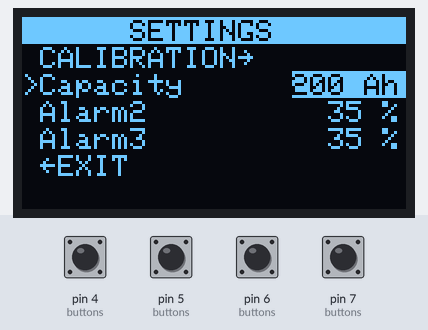
A sketch run on a simulated Arduino Uno, built with avr-gcc and run on an emulated ATmega328P. On the bench: 128×64 one-colour display. The test bench sets the inputs (shaded band); at power-on: pin 4 (buttons), pin 5 (buttons), pin 6 (buttons), pin 7 (buttons) LOW.

Above: at 1.2 s.
1.3 s: pin 4 (buttons) pulled HIGH for 0.15 s
At 2.7 s:
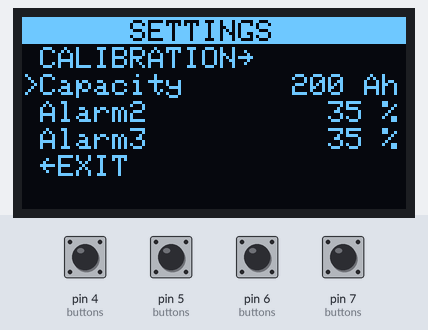
3.0 s: pin 5 (buttons) pulled HIGH for 0.15 s
At 4.2 s:
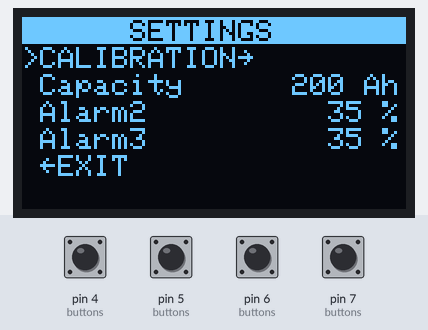
4.7 s: pin 7 (buttons) pulled HIGH for 0.15 s
At 5.7 s:
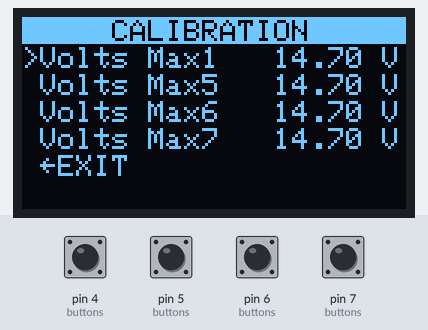
6.4 s: pin 6 (buttons) pulled HIGH for 0.15 s
At 7.8 s:
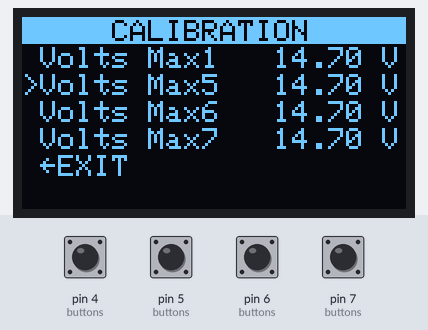
8.1 s: pin 7 (buttons) pulled HIGH for 1 s
At 9.9 s:
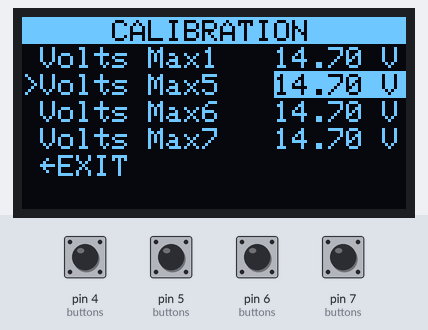
10.6 s: pin 5 (buttons) pulled HIGH for 1 s
At 12.1 s:
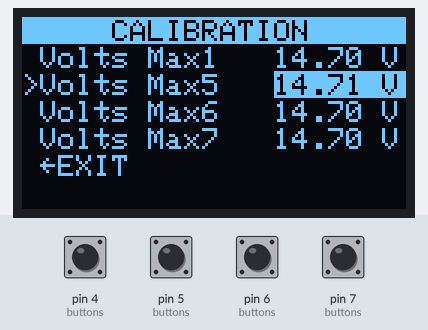
Timing chart, 0 to 13.6 s (numbered marks = the images above; inputs shaded):
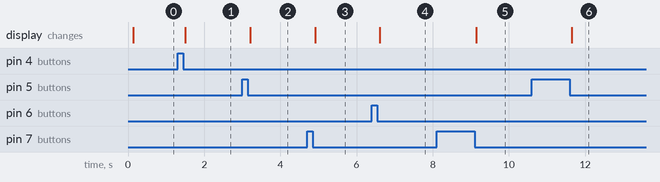

Measured:
- after the input at 1.3 s, the display: changes after 0.21 s (image 1)
- after the input at 3.0 s, the display: changes after 0.21 s (image 2)
- after the input at 4.7 s, the display: changes after 0.22 s (image 3)
- after the input at 6.4 s, the display: changes after 0.21 s (image 4)
- after the input at 8.1 s, the display: changes after 1.0 s (image 5)
- after the input at 10.6 s, the display: changes after 1.1 s (image 6)

The sketch:

main.ino
```cpp
#include <Wire.h>

#define USE_TIMER_1 true
#include <TimerInterrupt.h>

#include "sbat.h"
#include "menu.h"

// Push buttons
static struct {
	const int pin;
	unsigned long last_change;
	bool is_pressed;
	int menu_input;
} buttons[] = {
	{4, 0, false, MI_ESC},
	{5, 0, false, MI_UP},
	{6, 0, false, MI_DOWN},
	{7, 0, false, MI_OK},
};

#define BUTTON_DEBOUNCE_DELAY 10 // ms

#define FONT_X 6
#define FONT_Y 8
#define FONT_LINE_SPACING 1

Adafruit_SH1106G display = Adafruit_SH1106G(OLED_WIDTH, OLED_HEIGHT, &Wire, OLED_RESET);

void menu_print(struct menu_display_driver *drv, int x, int y, const char *str, int style) {
	bool inverted      = (style & MS_INVERTED) == MS_INVERTED;
	bool line_inverted = (style & MS_LINE_INVERTED) == MS_LINE_INVERTED;

	display.setTextSize(1);

	x *= FONT_X;
	y *= FONT_Y + FONT_LINE_SPACING;

	if (inverted || line_inverted) {
		display.setTextColor(SH110X_BLACK);
		if (line_inverted) {
			display.fillRect(0, y, OLED_WIDTH, FONT_Y + 1, SH110X_WHITE);
		} else {
			display.fillRect(x, y, x + strlen(str) * FONT_X - 1, FONT_Y + 1, SH110X_WHITE);
		}
	} else {
		display.setTextColor(SH110X_WHITE);
	}

	display.setCursor(x, y + 1); // Offset by one pixel to account for inverted padding.
	display.print(str);
}

void menu_clear(struct menu_display_driver *drv) {
	display.clearDisplay();
}

void menu_clear_line(struct menu_display_driver *drv, int line_idx) {
}

void menu_display(struct menu_display_driver *drv) {
	display.display();
}

struct menu_display_driver menu_drv = {
	21,
	7,
	menu_print,
	menu_clear_line,
	menu_clear,
	menu_display,
};

MENU(calibration, "CALIBRATION",
	FIELD("Volts Max1", 1470, 100, 1699, 2, "V"),
	FIELD("Volts Max5", 1470, 100, 1699, 2, "V"),
	FIELD("Volts Max6", 1470, 100, 1699, 2, "V"),
	FIELD("Volts Max7", 1470, 100, 1699, 2, "V"),
	EXIT()
);

// Label, Value, Min, Max, Precision, Unit
MENU(settings, "SETTINGS",
	SUBMENU(calibration),
	FIELD("Capacity", 200, 0, 999, 0, "Ah"),
	FIELD("Alarm2", 35, 0, 99, 0, "%"),
	FIELD("Alarm3", 35, 0, 99, 0, "%"),
	EXIT()
);

MENUROOT(menu, &menu_drv, settings);

void read_buttons() {
	unsigned long now;
	int i = 0;

	now = millis();

	for (i = 0; i < ARRAY_SIZE(buttons); ++i) {
		int pressed = !digitalRead(buttons[i].pin);
		if (!pressed) {
			buttons[i].is_pressed = false;
			continue;
		}
		if (buttons[i].is_pressed) {
			continue;
		}
		if (now - buttons[i].last_change > BUTTON_DEBOUNCE_DELAY) {
			buttons[i].is_pressed = true;
			buttons[i].last_change = now;
			menu_input(&menu, buttons[i].menu_input);
		}
	}
}

void setup() {
	int i = 0;

	Serial.begin(115200);

	for (i = 0; i < ARRAY_SIZE(buttons); ++i) {
		pinMode(buttons[i].pin, INPUT);
	}

	display.begin(OLED_ADDR, true);
	display.clearDisplay();
}

#define MENU_UPDATE_INTERVAL 100 // ms

void loop() {
	static unsigned long menu_last_update = 0;
	//show_stats(&display);

	read_buttons();

	if (millis() - menu_last_update > MENU_UPDATE_INTERVAL) {
		menu_update(&menu);
	}

	//delay(10);
}
```

menu.cpp
```cpp
#include <string.h>

#include "menu.h"

static struct menu_node_shadow shadow;
static struct menu_node *shadow_items[16];
static char buf[32];

static void display_submenu(struct menu *menu, struct menu_node *item,
                            struct menu_node_shadow *data, int line) {
	struct menu_display_driver *drv = menu->driver;
	strncpy_P(buf, data->label, sizeof(buf));
	drv->print(drv, 1, line, buf, MS_NORMAL);
	drv->print(drv, strlen(buf) + 1, line, "\x1A", MS_NORMAL);
}

static void display_field(struct menu *menu, struct menu_node *item,
                          struct menu_node_shadow *data, int line) {
	struct menu_display_driver *drv = menu->driver;
	char buf[32];
	int i, len;
	char *s;

	strncpy_P(buf, data->label, sizeof(buf));
	drv->print(drv, 1, line, buf, MS_NORMAL);

	if (item->editing) {
		snprintf(buf, sizeof(buf), "%d", menu->editing_int);
	} else {
		snprintf(buf, sizeof(buf), "%d", item->value_int);
	}

	if (data->precision) {
		s = buf + strlen(buf) + 1;
		for (i = data->precision; i >= 0; --i) {
			*s = *(s - 1);
			s--;
		}
		*s = '.';
	}

	len = strlen(buf);
	s = buf + len;
	*s++ = ' ';
	len++;
	strncpy_P(s, data->unit, sizeof(buf) - len);

	if (item->editing) {
		drv->print(drv, drv->char_x - strlen(buf), line, buf, MS_INVERTED);
	} else {
		drv->print(drv, drv->char_x - strlen(buf), line, buf, MS_NORMAL);
	}
}

static void display_exit(struct menu *menu, struct menu_node *item,
                         struct menu_node_shadow *data, int line)
{
	static const char exit[] PROGMEM = "\x1B" "EXIT";
	struct menu_display_driver *drv = menu->driver;
	strncpy_P(buf, exit, sizeof(buf));
	drv->print(drv, 1, line, buf, MS_NORMAL);
}

static void copy_shadow(const struct menu_node *node) {
	static const struct menu_node *cached;
	if (node != cached) {
		memcpy_P(&shadow, node->shadow, sizeof(shadow));
		cached = node;
	}
}

static void copy_shadow_items(const void *src, size_t len) {
	const void *cached;
	if (src != cached) {
		memcpy_P(shadow_items, src, sizeof(shadow_items[0]) * len);
		cached = src;
	}
}

void menu_update(struct menu *menu) {
	struct menu_display_driver *drv;
	struct menu_node *item;
	int line = 0;
	int cursor;
	int items_len;
	int i;

	if (!menu) {
		return;
	}

	if (!menu->active) {
		menu->active = menu->root;
	}

	drv = menu->driver;
	if (!drv) {
		return;
	}

	copy_shadow(menu->active);
	copy_shadow_items(shadow.items, shadow.items_len);
	items_len = shadow.items_len;

	drv->clear(drv);

	// Print menu title
	strncpy_P(buf, shadow.label, sizeof(buf));
	drv->print(drv, drv->char_x / 2 - strlen(buf) / 2,
	           0, buf, MS_LINE_INVERTED
	);

	// Print menu items
	for (i = 0; i < items_len; ++i) {
		line = i + 1; // Offset by one to account for title
		if (menu->active->cursor_idx == i) {
			drv->print(drv, 0, line, ">", MS_NORMAL);
		}
		item = shadow_items[i];
		copy_shadow(item);
		switch (shadow.type) {
		case MT_SUBMENU:
			display_submenu(menu, item, &shadow, line);
			break;
		case MT_FIELD:
			display_field(menu, item, &shadow, line);
			break;
		case MT_EXIT:
			display_exit(menu, item, &shadow, line);
			break;
		}
	}

	drv->display(drv);
}

static struct menu_node *node_parent(struct menu *menu, struct menu_node *node) {
	struct menu_node *p, **to_visit;
	int to_visit_cap, to_visit_len;
	int i, need_cap;

	to_visit_cap = 4;
	to_visit = (struct menu_node **)malloc(sizeof(*to_visit) * to_visit_cap);
	to_visit_len = 0;

	p = menu->root;
	while (p) {
		copy_shadow(p);
		for (i = 0; i < shadow.items_len; ++i) {
			if (shadow_items[i] == node) {
				goto out;
			}
		}

		// node not found in p's items, keep looking lower in the graph
		need_cap = to_visit_cap - to_visit_len + shadow.items_len;
		if (need_cap > to_visit_cap) {
			to_visit = (struct menu_node **)realloc(to_visit, sizeof(*to_visit) * need_cap);
			to_visit_cap = need_cap;
		}
		memcpy(to_visit + to_visit_len, shadow.items, shadow.items_len);
		to_visit_len += shadow.items_len;

		if (--to_visit_len > 0) {
			p = to_visit[to_visit_len];
		}
		else {
			p = NULL;
		}
	}

out:
	free(to_visit);
	return p;
}


static bool handle_submenu_input(struct menu *menu, struct menu_node *node, struct menu_node_shadow *data, int input) {
	if (input == MI_OK) {
		menu->active = node;
		return true;
	}
	return false;
}

static bool handle_field_input(struct menu *menu, struct menu_node *node, struct menu_node_shadow *data, int input) {
	if (!node->editing) {
		if (input == MI_OK) {
			menu->editing_int = node->value_int;
			node->editing = true;
			return true;
		}
		return false;
	}

	switch (input) {
	case MI_ESC:
		node->editing = false;
		return true;
	case MI_UP:
		menu->editing_int++;
		return true;
	case MI_DOWN:
		menu->editing_int--;
		return true;
	case MI_OK:
		node->value_int = menu->editing_int;
		node->editing = false;
		return true;
	}
	return false;
}

static bool handle_exit_input(struct menu *menu, struct menu_node *node, struct menu_node_shadow *data, int input) {
	if (input == MI_OK) {
		menu->active = node_parent(menu, node);
		if (menu->active == NULL) {
			menu->active = menu->root;
		}
		return true;
	}
	return false;
}

// Returns true if the input was handled
typedef bool (*input_handler)(struct menu *menu, struct menu_node *node, struct menu_node_shadow *data, int input);
static input_handler input_handlers[] = {
	[MT_SUBMENU]   = handle_submenu_input,
	[MT_FIELD]     = handle_field_input,
	[MT_OPERATION] = NULL,
	[MT_EXIT]      = handle_exit_input,
};

void menu_input(struct menu *menu, int input) {
	struct menu_node *active, *selected;
	int items_len;
	bool handled;

	if (!menu) {
		return;
	}

	if (!menu->active) {
		menu->active = menu->root;
	}
	active = menu->active;

	copy_shadow(menu->active);
	copy_shadow_items(shadow.items, shadow.items_len);
	selected = shadow_items[active->cursor_idx];
	items_len = shadow.items_len;
	copy_shadow(selected);

	handled = false;

	if (input_handlers[shadow.type]){
		handled = input_handlers[shadow.type](menu, selected, &shadow, input);
	}

	if (!handled) {
		// Node didn't handle the input, fall back to navigation
		switch(input) {
		case MI_UP:
			active->cursor_idx--;
			active->cursor_idx %= items_len;
			break;
		case MI_DOWN:
			active->cursor_idx++;
			active->cursor_idx %= items_len;
			break;
		case MI_ESC:
			menu->active = node_parent(menu, active);
			if (menu->active == NULL) {
				menu->active = menu->root;
			}
		}
	}
}
```

menu.h
```cpp
#ifndef _MENU_H_
#define _MENU_H_

#include <Arduino.h>

#define DECLARE(x) DECLARE_##x
#define DEFINE(x) DEFINE_##x,
#define ARRAY_SIZE(a) (sizeof(a) / sizeof(a[0]))

#define FOR_EACH_1(item, x, ...) item(x)
#define FOR_EACH_2(item, x, ...)\
	item(x)\
	FOR_EACH_1(item,  __VA_ARGS__)
#define FOR_EACH_3(item, x, ...)\
	item(x)\
	FOR_EACH_2(item, __VA_ARGS__)
#define FOR_EACH_4(item, x, ...)\
	item(x)\
	FOR_EACH_3(item,  __VA_ARGS__)
#define FOR_EACH_5(item, x, ...)\
	item(x)\
	FOR_EACH_4(item,  __VA_ARGS__)
#define FOR_EACH_6(item, x, ...)\
	item(x)\
	FOR_EACH_5(item,  __VA_ARGS__)
#define FOR_EACH_7(item, x, ...)\
	item(x)\
	FOR_EACH_6(item,  __VA_ARGS__)
#define FOR_EACH_8(item, x, ...)\
	item(x)\
	FOR_EACH_7(item,  __VA_ARGS__)
#define FOR_EACH_9(item, x, ...)\
	item(x)\
	FOR_EACH_8(item,  __VA_ARGS__)
#define FOR_EACH_10(item, x, ...)\
	item(x)\
	FOR_EACH_9(item,  __VA_ARGS__)
#define FOR_EACH_11(item, x, ...)\
	item(x)\
	FOR_EACH_10(item,  __VA_ARGS__)
#define FOR_EACH_12(item, x, ...)\
	item(x)\
	FOR_EACH_11(item,  __VA_ARGS__)
#define FOR_EACH_13(item, x, ...)\
	item(x)\
	FOR_EACH_12(item,  __VA_ARGS__)
#define FOR_EACH_14(item, x, ...)\
	item(x)\
	FOR_EACH_13(item,  __VA_ARGS__)
#define FOR_EACH_15(item, x, ...)\
	item(x)\
	FOR_EACH_14(item,  __VA_ARGS__)
#define FOR_EACH_16(item, x, ...)\
	item(x)\
	FOR_EACH_15(item,  __VA_ARGS__)

#define CAT(arg1, arg2) arg1##arg2
#define FOR_EACH_NARG(...) FOR_EACH_NARG_(__VA_ARGS__, FOR_EACH_RSEQ_N())
#define FOR_EACH_NARG_(...) FOR_EACH_ARG_N(__VA_ARGS__)
#define FOR_EACH_ARG_N(_1, _2, _3, _4, _5, _6, _7, _8, _9, _10, _11, _12, _13, _14, _15, _16, N, ...) N
#define FOR_EACH_RSEQ_N() 16,15,14,13,12,11,10,9,8, 7, 6, 5, 4, 3, 2, 1, 0
#define FOR_EACH_(N, item, x, ...) CAT(FOR_EACH_, N)(item, x, __VA_ARGS__)
#define FOR_EACH(item, x, ...) FOR_EACH_(FOR_EACH_NARG(x, __VA_ARGS__), item, x, __VA_ARGS__)

#define MENUROOT(id, driver, node) struct menu id = { driver, &node }

#define MENU(id, label, ...)\
	FOR_EACH(DECLARE, __VA_ARGS__)\
	const char id##_label[] PROGMEM = label;\
	struct menu_node *const id##_items[] PROGMEM = {\
		FOR_EACH(DEFINE, __VA_ARGS__)\
	};\
	const struct menu_node_shadow id##_shadow PROGMEM = {\
		MT_SUBMENU, id##_label, id##_items,\
		ARRAY_SIZE(id##_items),\
		0, 0, 0, NULL\
	};\
	struct menu_node id = {\
		&id##_shadow, 0, false, 0\
	};

#define FIELD(...) FIELD_(__COUNTER__, __VA_ARGS__)
#define EXIT() EXIT_(__COUNTER__)

#define DECLARE_FIELD_(count, label, value, min, max, precision, unit)\
	const char m_fieldlabel##count[] PROGMEM = label;\
	const char m_fieldunit##count[] PROGMEM = unit;\
	const struct menu_node_shadow m_fieldshadow##count PROGMEM = {\
		MT_FIELD,\
		m_fieldlabel##count,\
		NULL,\
		0,\
		min,\
		max,\
		precision,\
		m_fieldunit##count\
	};\
	struct menu_node m_field##count = {\
		&m_fieldshadow##count, 0, false, value\
	};

#define DECLARE_EXIT_(count)\
	const struct menu_node_shadow m_exitshadow##count PROGMEM = {\
		MT_EXIT, NULL, NULL, 0, 0, 0, 0, NULL\
	};\
	struct menu_node m_exit##count = {\
		&m_exitshadow##count, 0, false, 0\
	};

#define DECLARE_SUBMENU(id)
#define DEFINE_FIELD_(count,...) &m_field##count
#define DEFINE_SUBMENU(id) &id
#define DEFINE_EXIT_(count) &m_exit##count

enum {
	MS_NORMAL        = 0,
	MS_INVERTED      = 1 << 0,
	MS_LINE_INVERTED = 1 << 1,
};

enum {
	MI_ESC,
	MI_UP,
	MI_DOWN,
	MI_OK,
};

typedef void (*print_fn)(struct menu_display_driver *drv, int x, int y, const char *str, int style);
typedef void (*clear_line_fn)(struct menu_display_driver *drv, int line_idx);
typedef void (*clear_fn)(struct menu_display_driver *drv);
typedef void (*display_fn)(struct menu_display_driver *drv);

struct menu_display_driver {
	int char_x;
	int char_y;
	print_fn print;
	clear_line_fn clear_line;
	clear_fn clear;
	display_fn display;
};

enum {
	MT_SUBMENU,
	MT_FIELD,
	MT_OPERATION,
	MT_EXIT,
};

struct menu_node_shadow {
	uint8_t type;
	const char *label;
	struct menu_node *const *items;
	uint8_t items_len;
	int16_t min;
	int16_t max;
	uint8_t precision;
	const char *unit;
};

struct menu_node {
	const struct menu_node_shadow *shadow;
	uint8_t cursor_idx;
	bool editing;
	int16_t value_int;
};

struct menu {
	struct menu_display_driver *driver;
	struct menu_node *root;
	struct menu_node *active;
	int16_t editing_int;
	bool parent_init;
};

void menu_update(struct menu *menu);
void menu_input(struct menu *menu, int input);

#endif
```

sbat.h
```cpp
#ifndef _BATMON_H_
#define _BATMON_H_

#include <Adafruit_GFX.h>
#include <Adafruit_SH110X.h>

#define OLED_WIDTH 128
#define OLED_HEIGHT 64
#define OLED_RESET -1
#define OLED_ADDR 0x3C

#define ARRAY_SIZE(a) (sizeof(a) / sizeof(a[0]))

void show_stats(Adafruit_SH1106G *display);

#endif
```

stats.cpp
```cpp
#include "sbat.h"

static void draw_battery(Adafruit_SH1106G *display, int x, int y, int w, int h, int fill_pct) {
	int tank_height = 0;
	int nsegs = 0;
	int i = 0;

	display->fillRect(x + 6, y, w - 12, 4, SH110X_WHITE);
	display->fillRect(x, y+4, w, h - 4, SH110X_WHITE);
	display->fillRect(x + 8, y + 2, w - 16, 2, SH110X_BLACK);
	display->fillRect(x + 2, y + 6, w - 4, h - 4 - 4, SH110X_BLACK);
	display->drawPixel(x, y + 4, SH110X_BLACK);
	display->drawPixel(x + w - 1, y + 4, SH110X_BLACK);
	display->drawPixel(x, y + h - 1, SH110X_BLACK);
	display->drawPixel(x + w - 1, y + h - 1, SH110X_BLACK);

	tank_height = h - 8;
	nsegs = (tank_height - 1) / 6; // 5 rows for segment, one row separator.

	// offset fill_pct so that fill_pct falls half way within the segment (looks more realistic)
	fill_pct += (100 / nsegs) / 2;
	nsegs = (nsegs * fill_pct) / 100;

	for (i; i < nsegs; ++i) {
		display->fillRect(x + 3, y + h - 2 - (i + 1) * 6, w - 6, 5, SH110X_WHITE);
	}
}

void show_stats(Adafruit_SH1106G *display) {
	char buf[32] = "";
	char fbuf[8] = "";
	float tmp = 0.f;
	int fill = 0;
	int i = 0;

	for (i = 400; i >= 0 ; --i) {
		fill = i / 4;

		display->clearDisplay();

		draw_battery(display, 7, 0, 32, 45, fill);

		if (fill < 10) {
			// For TextSize(2) each digit is 12px */
			display->setCursor(12, 50);
		} else if (fill < 100) {
			display->setCursor(6, 50);
		} else {
			display->setCursor(0, 50);
		}
		display->setTextSize(2);
		display->setTextColor(SH110X_WHITE);
		display->print(fill); display->print("%");

		int y = 0;
		// Ah
		tmp = (float)i / 2.0f;
		dtostrf(tmp, 0, 1, fbuf);
		display->setTextSize(2);
		display->setCursor(OLED_WIDTH - strlen(fbuf) * 12 - 14, y);
		display->print(fbuf);
		display->setTextSize(1);
		display->setCursor(OLED_WIDTH - 12, 7);
		display->print("Ah");

		// A
		y += 17;
		tmp = -5 + ((float)i / 130.f);
		float a = tmp;
		dtostrf(tmp, 0, 2, fbuf);
		sprintf(buf, "%s A", fbuf);
		display->setTextSize(1);
		display->setCursor(OLED_WIDTH - strlen(buf) * 6, y);
		display->print(buf);

		// V
		y += 10;
		tmp = 14.7;
		float v = tmp;
		dtostrf(tmp, 0, 2, fbuf);
		sprintf(buf, "%s V", fbuf);
		display->setTextSize(1);
		display->setCursor(OLED_WIDTH - strlen(buf) * 6, y);
		display->print(buf);

		// W
		y += 10;
		tmp = v * a;
		dtostrf(tmp, 0, 2, fbuf);
		sprintf(buf, "%s W", fbuf);
		display->setTextSize(1);
		display->setCursor(OLED_WIDTH - strlen(buf) * 6, y);
		display->print(buf);

		// Time
		y += 10;
		long to_empty_m = (long)i * 758;
		int m = (to_empty_m / 60) % 60;
		int h = (to_empty_m / (60 * 60)) % 24;
		int d = (long)to_empty_m / ((long)60 * 60 * 24);
		sprintf(buf, "%dd:%dh:%dm", d, h, m);
		display->setTextSize(1);
		display->setCursor(OLED_WIDTH - strlen(buf) * 6, y);
		display->print(buf);

		// Temp
		y += 10;
		sprintf(buf, "28.9 C");
		display->setTextSize(1);
		display->setCursor(OLED_WIDTH - strlen(buf) * 6, y);
		display->print(buf);

		display->display();
	}
}
```
